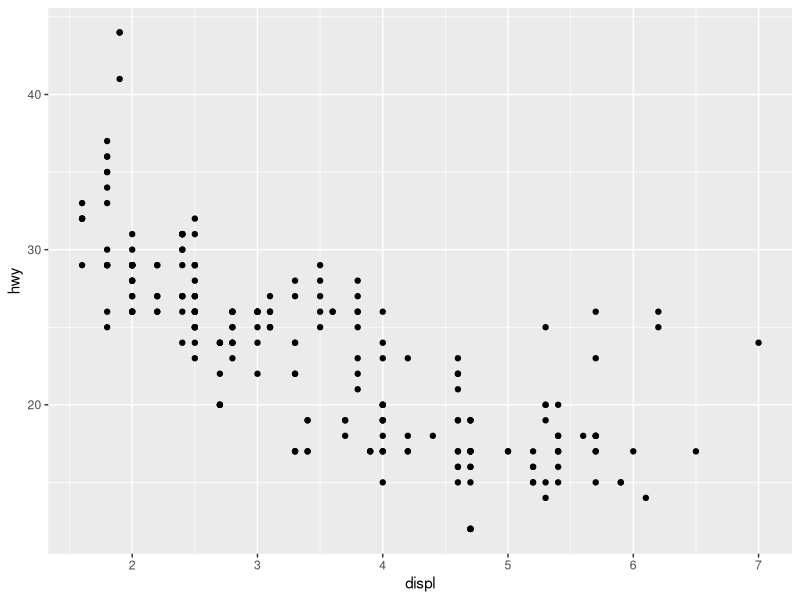
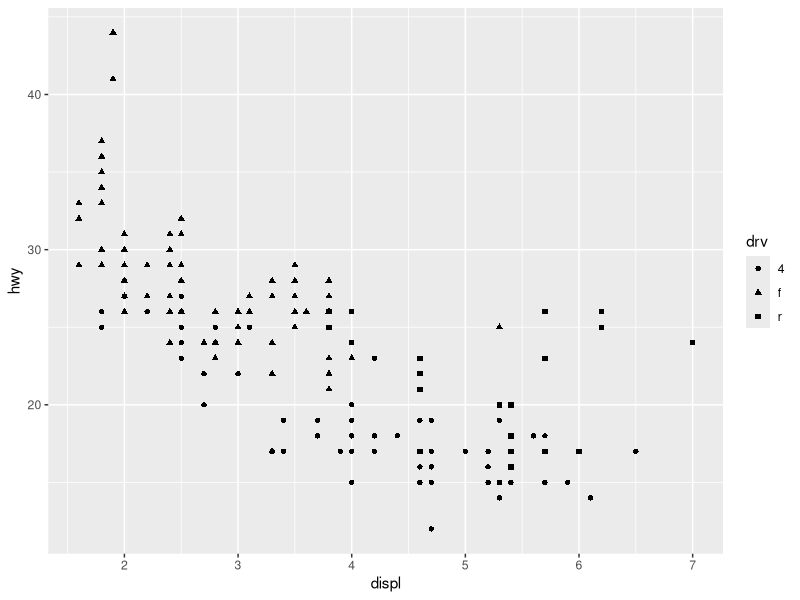
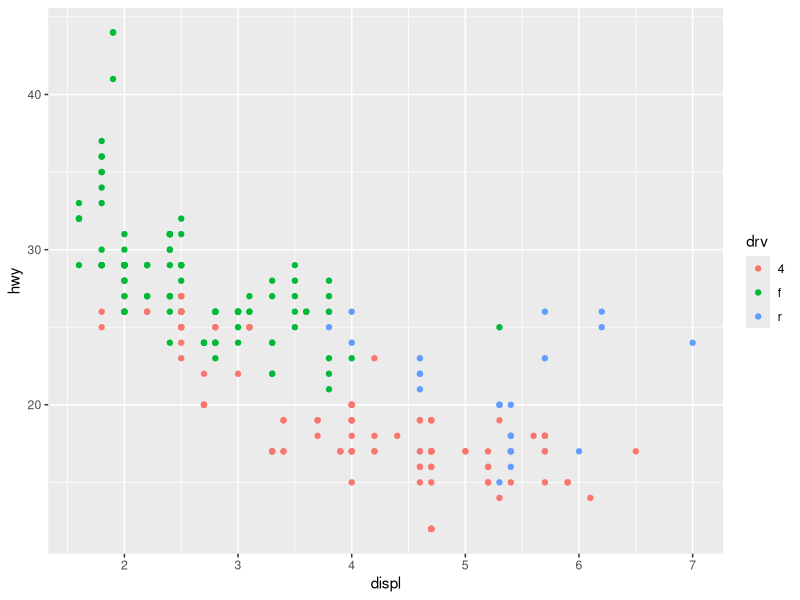
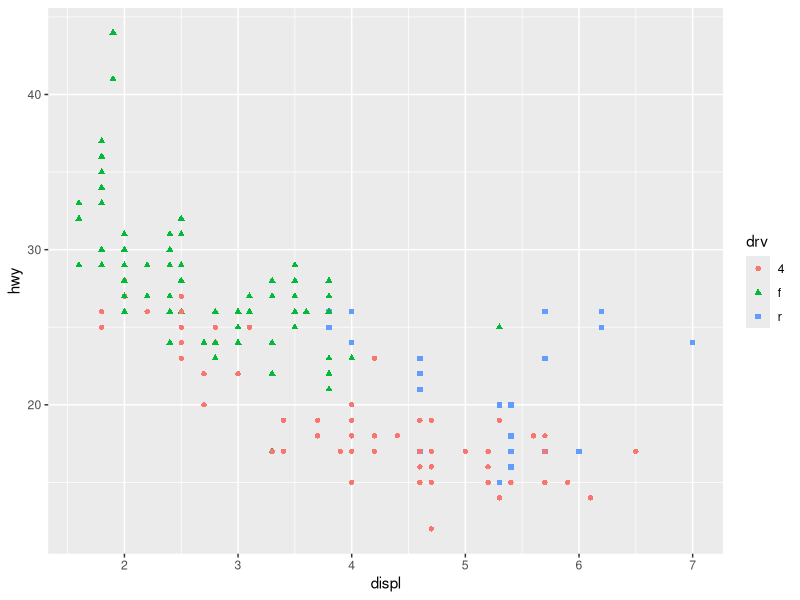
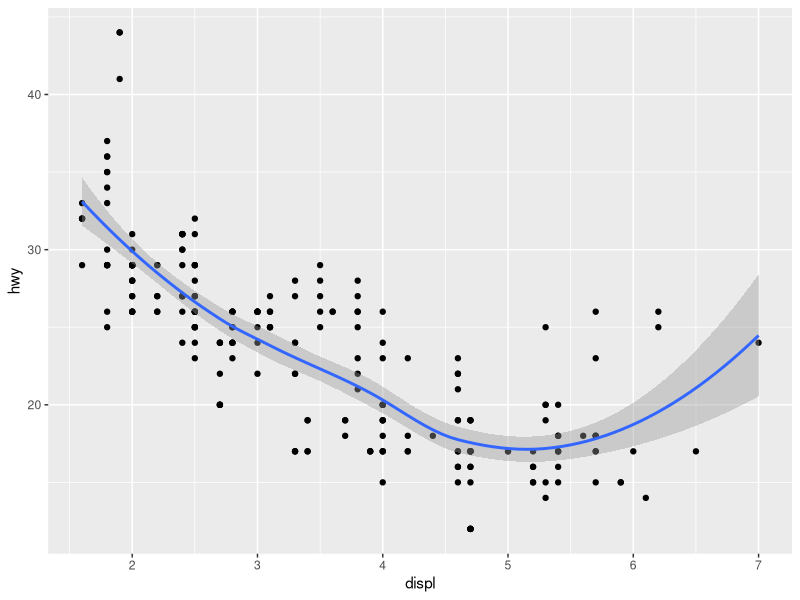
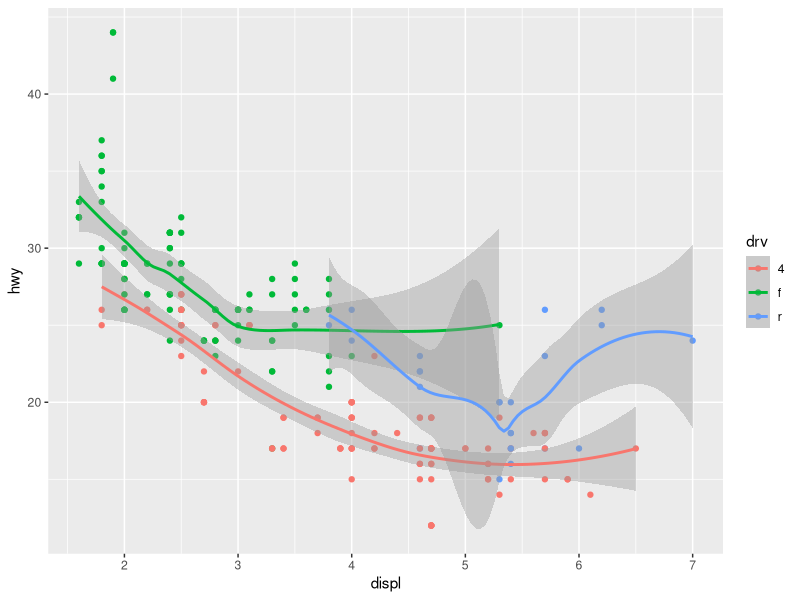
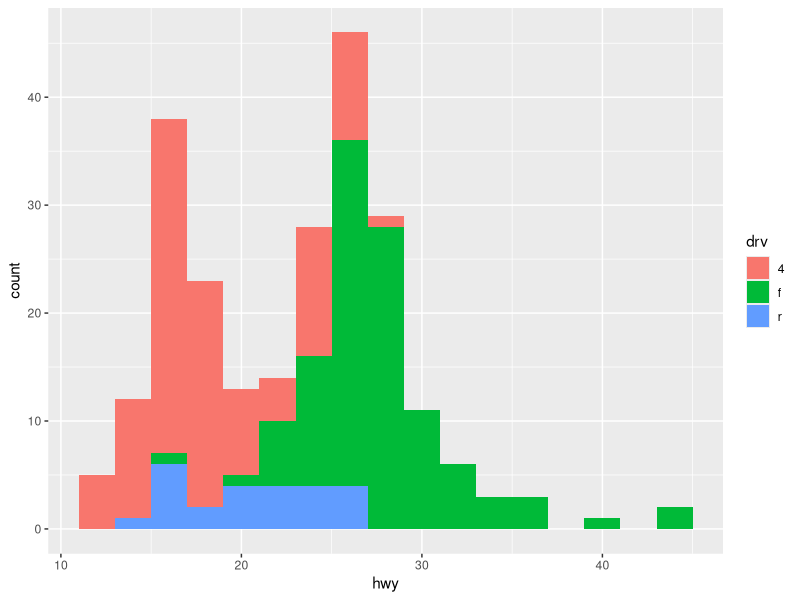
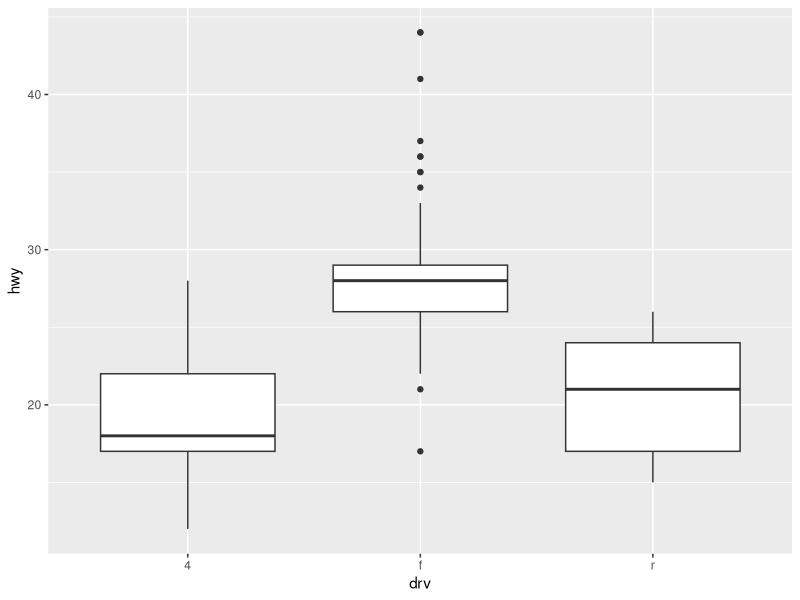

Write the R code that produced these figures, in order.
## ---- chunk 1
library(tidyverse)
mpg
## ---- chunk 2
#qplot(displ,hwy, data = mpg)
ggplot(mpg, aes(x=displ, y = hwy)) + geom_point()
## ---- chunk 3
#qplot(displ, hwy, data = mpg, shape = drv)
ggplot(mpg, aes(x=displ, y = hwy, shape = drv)) + geom_point()
## ---- chunk 4
#qplot(displ, hwy, data = mpg, color= drv)
ggplot(mpg, aes(x=displ, y = hwy, color = drv)) + geom_point()
## ---- chunk 5
#qplot(displ, hwy, data = mpg, color = drv, shape= drv)
ggplot(mpg, aes(x = displ, y = hwy, color = drv, shape = drv)) + geom_point()
## ---- chunk 6
#qplot(displ, hwy, data = mpg, geom = c("point", "smooth") )
ggplot(mpg, aes(x = displ, y = hwy)) + geom_point() + geom_smooth()
## ---- chunk 7
#qplot(displ, hwy, data = mpg,color = drv, geom=c("point","smooth"))
ggplot(mpg, aes(x = displ, y = hwy, color= drv)) + geom_point() + geom_smooth()
## ---- chunk 8
#qplot(hwy, data = mpg, fill= drv, binwidth = 2)
ggplot(mpg,aes(x=hwy, fill = drv)) + geom_histogram(binwidth=2)
## ---- chunk 9
#qplot(drv, hwy, data = mpg, geom = "boxplot")
ggplot(mpg,aes(x=drv, y = hwy)) + geom_boxplot()
## ---- chunk 10
#qplot(hwy, data=mpg, facets = drv ~., binwidth=2)
ggplot(mpg, aes(x= hwy)) + geom_histogram(binwidth = 2) + facet_grid(drv ~.)
## ---- chunk 11
#qplot(hwy, data = mpg, facets =. ~ drv, binwidth=2)
ggplot(mpg, aes(x=hwy)) + geom_histogram(binwidth = 2) + facet_grid(.~drv)
## ---- chunk 12
#qplot(hwy, data = mpg, facets = .~ drv, binwidth=2, fill = drv)
ggplot(mpg, aes(x=hwy, fill=drv)) + geom_histogram(binwidth = 2) + facet_grid(.~ drv)
## ---- chunk 13
#qplot(displ, hwy, data =mpg, facets = .~drv)
ggplot(mpg,aes(x=displ, y = hwy)) + geom_point() +facet_wrap(.~drv)
## ---- chunk 14
#qplot(displ, hwy, data = mpg, facets = .~ drv) + geom_smooth()
ggplot(mpg, aes(x=displ, y = hwy)) + geom_point() + facet_wrap(.~drv) + geom_smooth()
## ---- chunk 15
#qplot(hwy, data = mpg, facets =.~ drv, fill = drv, geom = "density")
ggplot(mpg, aes(x=hwy, fill = drv)) + geom_density() + facet_wrap(.~drv)
